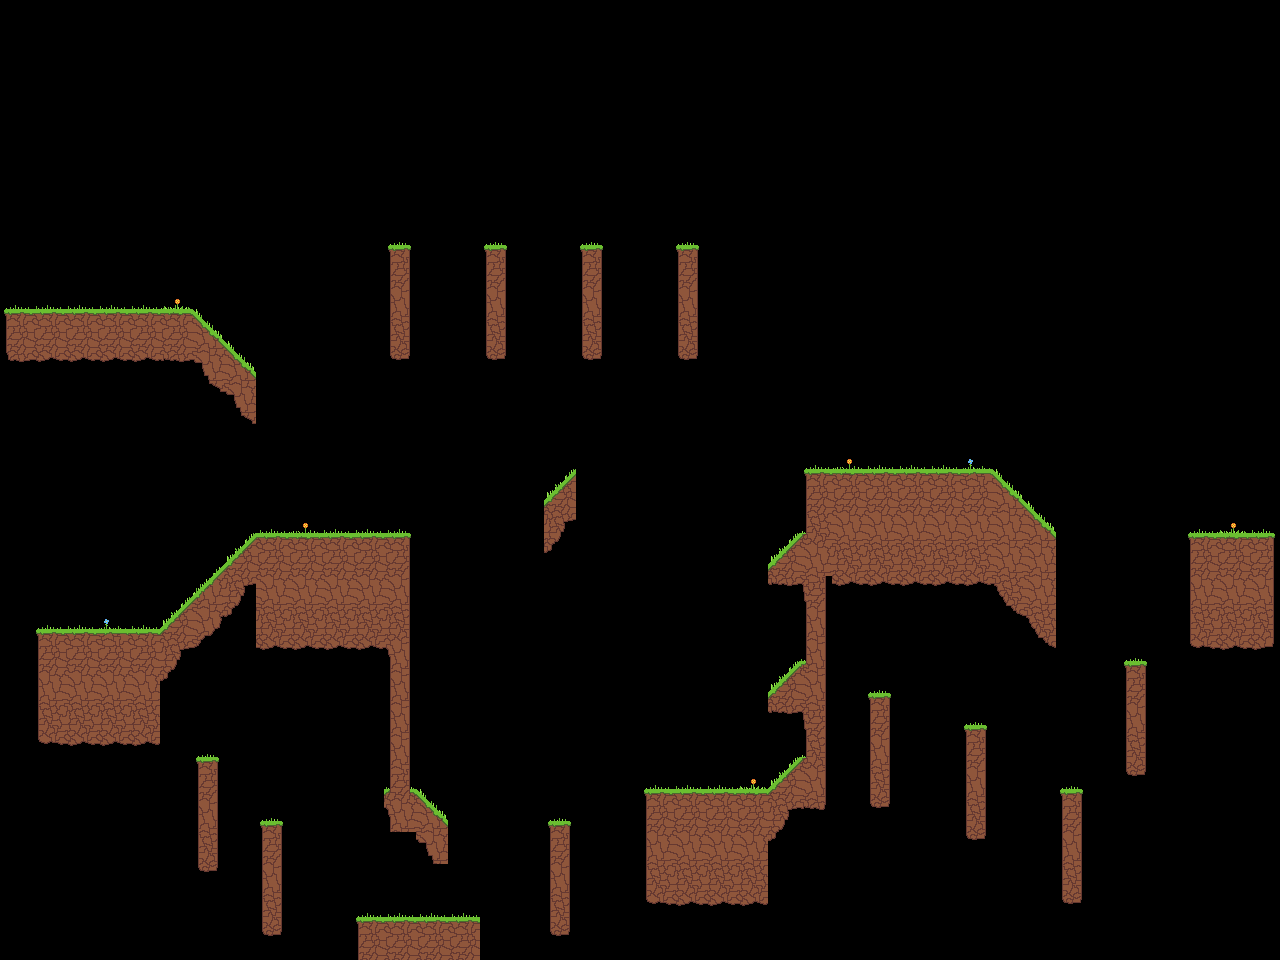

Below is a game level as drawn by its tile map, then a one-line description and the .tmx that defines it (tile-layer data replaced by summaries):
An orthogonal 40x30 tile map with 32x32 px tiles, 2 tile layers (Suelo, Accesorios) and 34 objects.

<map version="1.9" tiledversion="1.9.2" orientation="orthogonal" renderorder="right-down" width="40" height="30" tilewidth="32" tileheight="32" infinite="0" nextlayerid="12" nextobjectid="44">
 <tileset firstgid="1" source="platformer_32_full.tsx" />
 <layer id="1" name="Suelo" width="40" height="30">
  <data>[1200 cells, 222 non-empty, 43 distinct tile ids]</data>
 </layer>
 <group id="10" name="ObjEstaricos">
  <objectgroup id="11" name="suelos">
   <object id="21" x="34.6667" y="632">
    <polygon points="0,0 2.66667,6 4,109.667 124.333,112 125,47.3333 132,46 132,41 137,37.6667 140,37.6667 141,33.6667 142.333,28 144.667,28 145.333,24.6667 146.333,24.6667 146.667,20.6667 147.333,17.6667 159,15.6667 166.333,11.6667 170.333,4 177.333,4.33333 180,-2.66667 184.333,-4.33333 186.333,-10.6667 186.333,-15 196,-18 197,-22.6667 201.333,-26 206,-34 209.667,-38.3333 211.333,-44 211.333,-47 221.333,-49 221.333,14 351.667,16 354.667,25.6667 355.333,158 349,163 349.333,175.667 353.667,179.333 354.333,184 354.667,200 357.667,203.667 380.333,205.333 384,209 385,211 390.333,210.667 393.667,222.667 397.333,223.667 398.333,231.667 413.333,231.333 413.333,190 381,158.667 375.667,158.333 374.333,-96.6667 376,-97.6667 223,-97 220.667,-96 125.333,-1" />
   </object>
   <object id="25" x="3.5" y="312">
    <polygon points="0,0 3,7 2.5,44.5 197.5,51 199.5,64.5 204.5,64.5 206.5,71.5 216,76 216,79 223,80 222.5,82.5 230,83.5 231.5,93 236.5,99 241,104.5 248.5,108 251,112.5 254,110.5 252,60.5 189,-1" />
   </object>
   <object id="26" x="804.5" y="470.25">
    <polygon points="0,0 187.5,-0.25 251,63.75 252,177.25 243.25,173.25 240.75,173 239.25,169.5 237.75,168 234,167.75 232.25,164 230.25,160.25 227.5,157.25 226.75,155.25 226.25,152.5 224.75,151.25 224.5,149 223,147 218.75,146.5 217.75,145 214,143.5 212.25,143 209.5,141.5 209.25,140.5 208.25,139.5 207,137.75 204.5,136.25 201.5,135 201,132.25 197.5,126.75 192.75,118 190.25,114.75 187.75,113.75 165,113.5 131.5,115 27.75,114 21.5,120.75 21.75,334.75 19.5,338.25 11,338.25 0.75,337.25 -4.25,338 -12.25,338.25 -15.75,340 -15.5,346 -16.5,349.75 -19.5,349.75 -20.5,355.5 -24,359.25 -27,360.5 -27.75,363.25 -29.25,368.25 -36,370.75 -36.25,433 -158,429.75 -157.75,326 -160.5,321 -36.75,320.75 -4,287.25 1.75,286.75 1.75,259.25 -0.5,256.75 -0.5,249.25 -1.75,248 -1.25,242.75 -4.25,241.25 -15,243.5 -22.5,241.25 -24,242.5 -30.5,241.25 -33,240.75 -33.75,243 -36.25,241.5 -36.75,224.25 -4.75,193 1.75,192.5 1.5,130.5 0,129 -0.75,123.75 -1.25,121 -1.75,113.75 -4.25,113.25 -7.25,113.25 -9.5,115.25 -15,115.25 -23.25,113.5 -24.75,114.75 -27.75,113.5 -33,113.75 -34,115 -36,113.25 -36.5,97.5 -4.25,63 0.75,63.25 1.5,4.75" />
   </object>
   <object id="27" x="544.75" y="553.25">
    <polygon points="0,0 14,-13.5 16,-20.5 19.75,-21.5 20,-31.25 30.75,-33.75 30.5,-81.5 -0.25,-50.75" />
   </object>
   <object id="28" x="390" y="244.333" width="21.6667" height="112.667" />
   <object id="29" x="486" y="246" width="20.6667" height="113.667" />
   <object id="31" x="581.667" y="246" width="23.3333" height="115" />
   <object id="32" x="1187.5" y="533.5" width="87" height="114.5" />
   <object id="33" x="1124" y="663" width="21.5" height="116.5" />
   <object id="34" x="1059.5" y="790.5" width="24" height="114.5" />
   <object id="35" x="964.5" y="725" width="24.5" height="116" />
   <object id="36" x="675.5" y="244" width="23" height="113.5" />
   <object id="37" x="869.5" y="693" width="20.5" height="118" />
   <object id="38" x="547.5" y="821.5" width="21.5" height="116" />
   <object id="39" x="355" y="918" width="125.5" height="42" />
   <object id="40" x="260" y="823" width="21" height="112.5" />
   <object id="42" x="195.5" y="757.5" width="23" height="115" />
   <object id="43" x="37.4545" y="629.818">
    <polygon points="0,0 122,-0.636364 122.455,113.909 2.54545,116.432" />
   </object>
  </objectgroup>
 </group>
 <group id="4" name="objRem">
  <objectgroup id="9" name="posPlayer1">
   <object id="19" x="99" y="596">
    <point />
   </object>
  </objectgroup>
  <objectgroup id="8" name="posPlayer2">
   <object id="16" x="1236" y="520">
    <point />
   </object>
  </objectgroup>
  <objectgroup id="6" name="Gotas">
   <object id="1" x="375" y="517">
    <point />
   </object>
   <object id="2" x="915" y="454">
    <point />
   </object>
   <object id="3" x="713" y="770">
    <point />
   </object>
   <object id="4" x="154" y="291">
    <point />
   </object>
  </objectgroup>
  <objectgroup id="5" name="Estrellas">
   <object id="5" x="496" y="233">
    <point />
   </object>
   <object id="6" x="398" y="235">
    <point />
   </object>
   <object id="8" x="623" y="234">
    <point />
   </object>
   <object id="9" x="778" y="668">
    <point />
   </object>
   <object id="10" x="784" y="533">
    <point />
   </object>
   <object id="11" x="555" y="808">
    <point />
   </object>
   <object id="12" x="1045" y="504">
    <point />
   </object>
   <object id="14" x="1072" y="778">
    <point />
   </object>
   <object id="15" x="878" y="682">
    <point />
   </object>
   <object id="20" x="209" y="729">
    <point />
   </object>
  </objectgroup>
 </group>
 <layer id="2" name="Accesorios" width="40" height="30">
  <data>[1200 cells, 34 non-empty, 20 distinct tile ids]</data>
 </layer>
</map>
